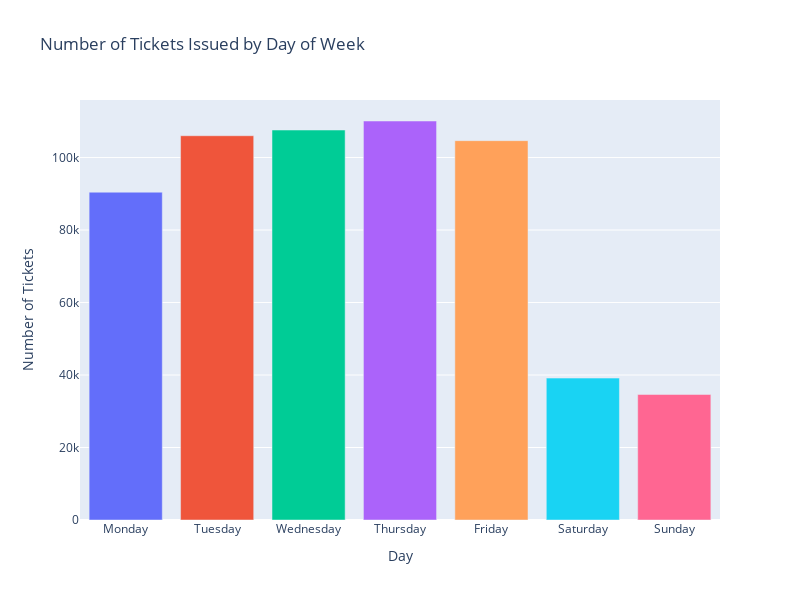

Here is the notebook cell this chart was saved with:
### Code cell
fig = px.bar(tickets_by_day, x='Day',y='count', color='Day',
             title='Number of Tickets Issued by Day of Week',
             labels={'count': 'Number of Tickets'},
             width=800, height=600)
fig.update_layout(showlegend=False)
fig

### Figure 1 — Plotly figure (JSON) as saved in the notebook; plotly's stock layout.template omitted (floating-point values rounded to 4 significant figures)
{"data": [{"alignmentgroup": "True", "hovertemplate": "Day=%{x}<br>Number of Tickets=%{y}<extra></extra>", "legendgroup": "Monday", "marker": {"color": "#636efa", "pattern": {"shape": ""}}, "name": "Monday", "offsetgroup": "Monday", "orientation": "v", "showlegend": true, "textposition": "auto", "type": "bar", "x": ["Monday"], "xaxis": "x", "y": [90444], "yaxis": "y"}, {"alignmentgroup": "True", "hovertemplate": "Day=%{x}<br>Number of Tickets=%{y}<extra></extra>", "legendgroup": "Tuesday", "marker": {"color": "#EF553B", "pattern": {"shape": ""}}, "name": "Tuesday", "offsetgroup": "Tuesday", "orientation": "v", "showlegend": true, "textposition": "auto", "type": "bar", "x": ["Tuesday"], "xaxis": "x", "y": [106025], "yaxis": "y"}, {"alignmentgroup": "True", "hovertemplate": "Day=%{x}<br>Number of Tickets=%{y}<extra></extra>", "legendgroup": "Wednesday", "marker": {"color": "#00cc96", "pattern": {"shape": ""}}, "name": "Wednesday", "offsetgroup": "Wednesday", "orientation": "v", "showlegend": true, "textposition": "auto", "type": "bar", "x": ["Wednesday"], "xaxis": "x", "y": [107597], "yaxis": "y"}, {"alignmentgroup": "True", "hovertemplate": "Day=%{x}<br>Number of Tickets=%{y}<extra></extra>", "legendgroup": "Thursday", "marker": {"color": "#ab63fa", "pattern": {"shape": ""}}, "name": "Thursday", "offsetgroup": "Thursday", "orientation": "v", "showlegend": true, "textposition": "auto", "type": "bar", "x": ["Thursday"], "xaxis": "x", "y": [110085], "yaxis": "y"}, {"alignmentgroup": "True", "hovertemplate": "Day=%{x}<br>Number of Tickets=%{y}<extra></extra>", "legendgroup": "Friday", "marker": {"color": "#FFA15A", "pattern": {"shape": ""}}, "name": "Friday", "offsetgroup": "Friday", "orientation": "v", "showlegend": true, "textposition": "auto", "type": "bar", "x": ["Friday"], "xaxis": "x", "y": [104664], "yaxis": "y"}, {"alignmentgroup": "True", "hovertemplate": "Day=%{x}<br>Number of Tickets=%{y}<extra></extra>", "legendgroup": "Saturday", "marker": {"color": "#19d3f3", "pattern": {"shape": ""}}, "name": "Saturday", "offsetgroup": "Saturday", "orientation": "v", "showlegend": true, "textposition": "auto", "type": "bar", "x": ["Saturday"], "xaxis": "x", "y": [39155], "yaxis": "y"}, {"alignmentgroup": "True", "hovertemplate": "Day=%{x}<br>Number of Tickets=%{y}<extra></extra>", "legendgroup": "Sunday", "marker": {"color": "#FF6692", "pattern": {"shape": ""}}, "name": "Sunday", "offsetgroup": "Sunday", "orientation": "v", "showlegend": true, "textposition": "auto", "type": "bar", "x": ["Sunday"], "xaxis": "x", "y": [34631], "yaxis": "y"}], "layout": {"barmode": "relative", "height": 600, "legend": {"title": {"text": "Day"}, "tracegroupgap": 0}, "showlegend": false, "title": {"text": "Number of Tickets Issued by Day of Week"}, "width": 800, "xaxis": {"anchor": "y", "categoryarray": ["Monday", "Tuesday", "Wednesday", "Thursday", "Friday", "Saturday", "Sunday"], "categoryorder": "array", "domain": [0, 1], "title": {"text": "Day"}}, "yaxis": {"anchor": "x", "domain": [0, 1], "title": {"text": "Number of Tickets"}}}}
